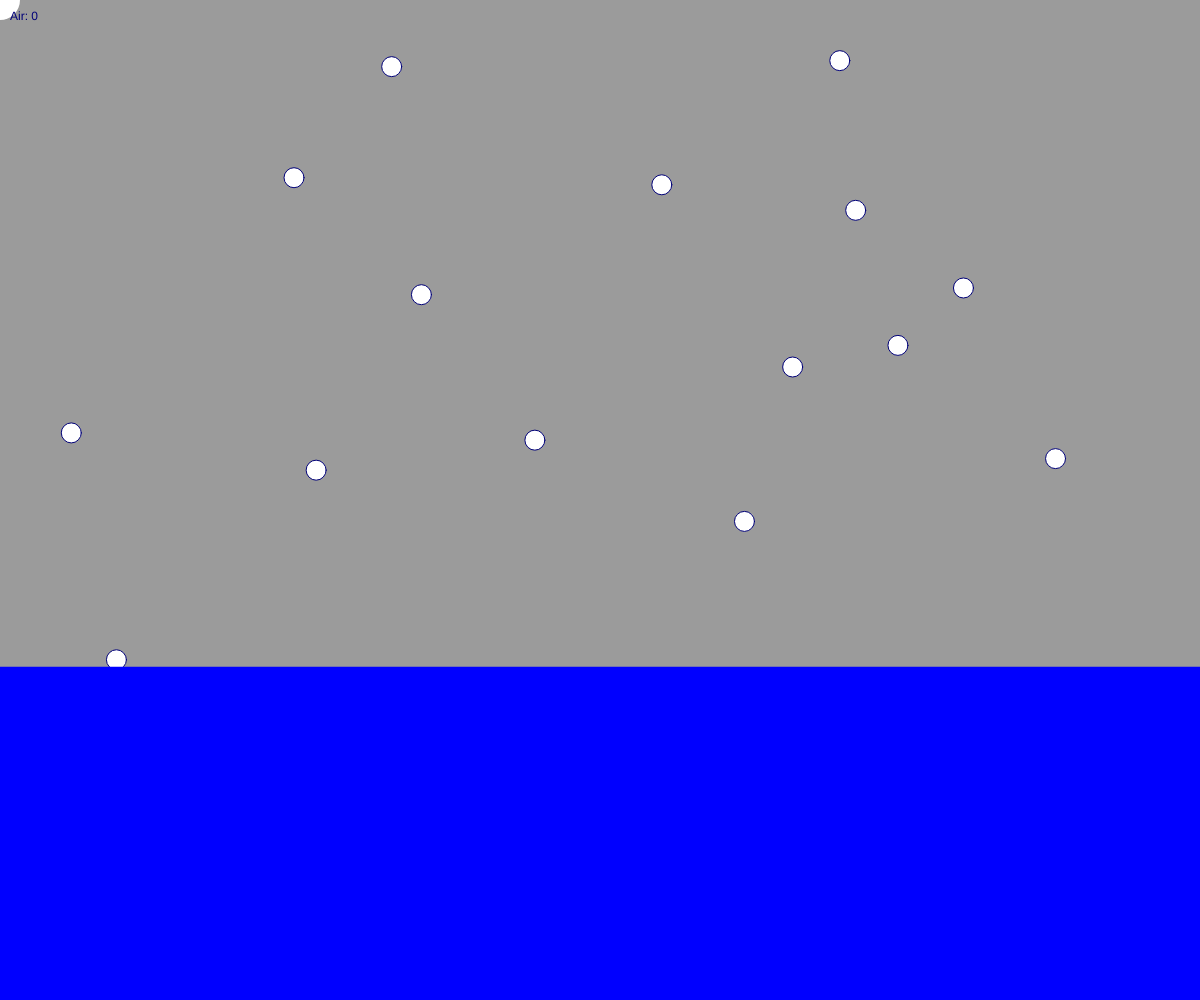
Frame 1 (no input)
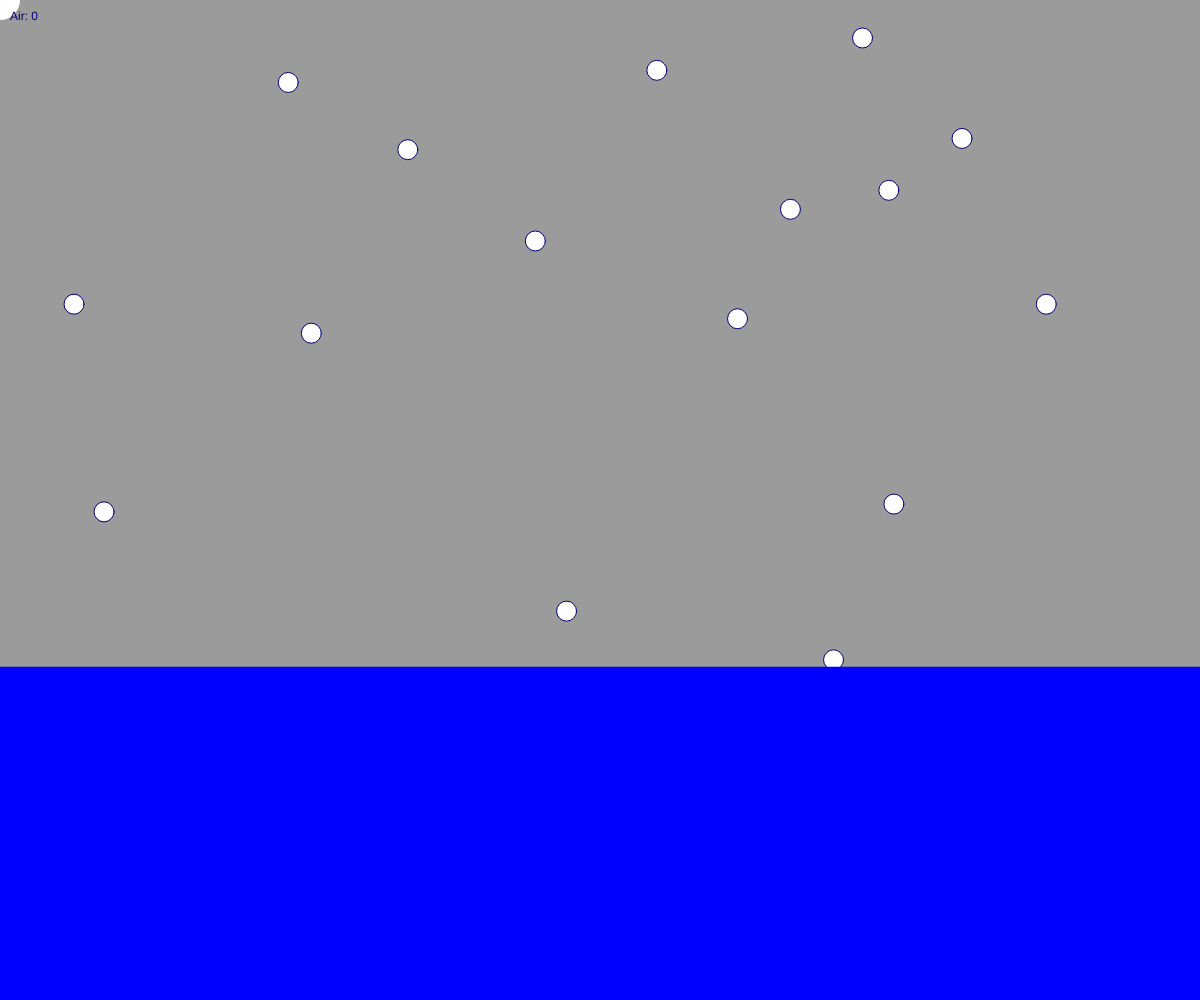
Frame 60 (no input)
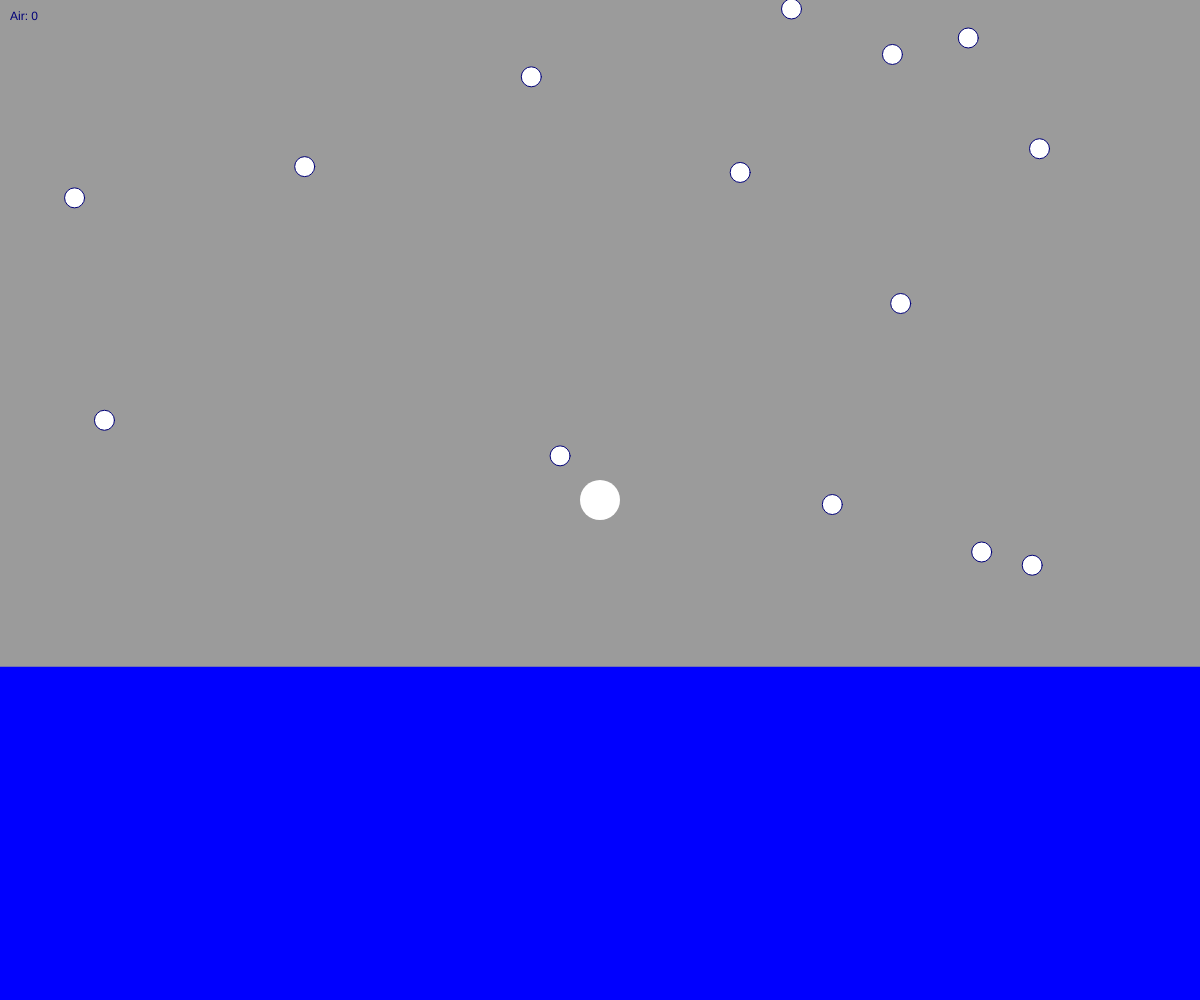
Frame 120 (the mouse pressed at the canvas centre since frame 60)

The p5.js sketch that drew these frames (run headless with seeded random() and noise() and a simulated clock; from frame 60 on, the mouse is pressed at the canvas centre):

// p5.js sketch
// ── sketch.js
// declare an array to store our objects
var collectibles = [];



// also make a singular player object
var player;

// need this variable so that if the player scores enough points
// the game is over and we can stop drawing it
var gameOver = false;

// how many collectibles should we start with?
var collectibleCount = 20;

function setup() {

  createCanvas(windowWidth, windowHeight);

  // since there is only one single player object
  // we initialize it like this
  player = new Player();

  // and as a basic example, we can simply spawn
  // 20 collectibles to begin with
  for (var i = 0; i < collectibleCount; i++) {
    collectibles.push(new Collectible());
  }

}

function draw() {

  background(155);

  
  
  if(!gameOver) {

  	// cycle thru every object in our array and
    // call their method(s)
  	for(var i = 0; i < collectibles.length; i++) {
  		collectibles[i].update();

      // check for collisions between player and collectibles
      // how far apart is this collectible from player?
      var distanceToPlayer = dist(collectibles[i].x, collectibles[i].y, player.x, player.y);
      
	  // can only collect in a certain part of the screen
	  if (mouseY <= height/1.5 ){
		if(distanceToPlayer < player.diameter/2) {
			// close enough, player collects
			// delete collectible
			collectibles.splice(i, 1);

			// increase score
			player.score++;
		}
  	}
}
	//map player movement to mouse.
	player.x = mouseX;
	player.y = mouseY;

    // and since there is only one single player object
    // no need for a for loop
    player.display();
	fill(0,0,255);
	rect(0,height/1.5,width, height);
    // is it game over?
    if(player.score >= collectibleCount) {
      gameOver = true;
    }

  } else {

    // game is apparently over, so display something
    background(50);
	fill(0,0,125);
    text("Game over!", width/2, height/2);
    //
  }

}

//        --- COLLECTIBLE CLASS ---
function Collectible() {

	// internal variables
	this.x = random(width);
	this.y = random(height);
	this.diameter = 20;

	// internal function for object
	this.update = function() {
		// do stuff
		this.x += random(-2,2);
		this.y += random(-10,5);
		
		// wrap collectible rather than constraining, to mix things up
		// has collecti. gone off the right side of the screen?
		if(this.x > width) {
			this.x = 0;
		}
		// has collectible gone off the left side of the screen?
		if(this.x < 0) {
			this.x = width;
		}
		// has collectible gone off the bottom of the screen?
		if(this.y > height) {
			this.y = 0;
		}

		// has collectible gone off the top of the screen?
		if(this.y < 0) {
			this.y = height;
		}
    // for example, draw to screen
    fill(255);
    stroke(0,0,120);
    ellipse(this.x, this.y, this.diameter, this.diameter);

	}

}

//        --- PLAYER CLASS ---
function Player() {

  this.x = width/2;
  this.y = height/2;
  this.diameter = 40;
  this.score = 0;

  this.display = function() {
    noStroke();
    fill(255);
    ellipse(this.x, this.y, this.diameter, this.diameter);

    // also show score
    fill(0,0,120);
    text("Air: " + this.score, 10, 20);
  }

}
